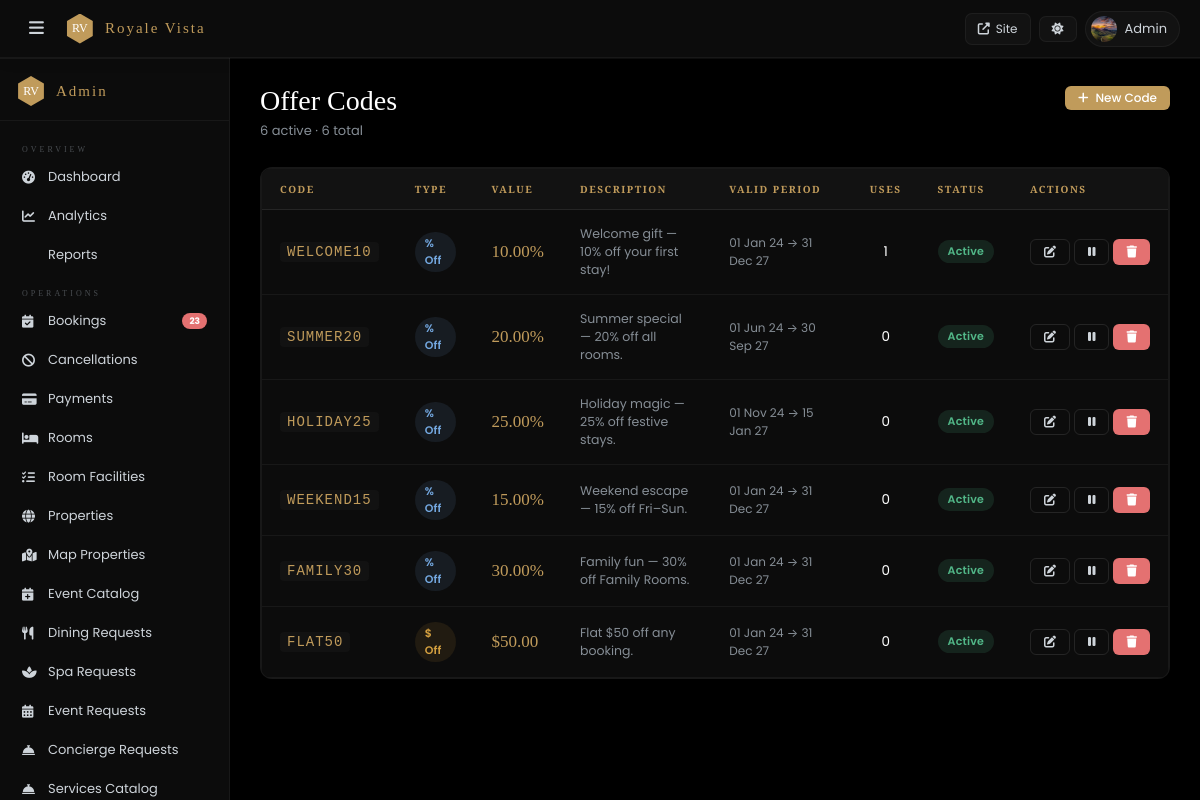
Page /admin/offers.php (signed in) on the committed database.
### tables this page shows
CREATE TABLE IF NOT EXISTS `offers` (
  `id` int NOT NULL AUTO_INCREMENT,
  `code` varchar(50) NOT NULL,
  `type` enum('percent','fixed') DEFAULT 'percent',
  `value` decimal(10,2) NOT NULL,
  `description` text,
  `valid_from` date DEFAULT NULL,
  `valid_to` date DEFAULT NULL,
  `is_active` tinyint(1) DEFAULT '1',
  `uses_max` int DEFAULT NULL,
  `uses_count` int DEFAULT '0',
  `created_at` timestamp NULL DEFAULT CURRENT_TIMESTAMP,
  PRIMARY KEY (`id`),
  UNIQUE KEY `code` (`code`)
);

### admin/offers.php (the view, shortened to what this page needs)
<?php
require_once dirname(__DIR__).'/includes/config.php';
require_once dirname(__DIR__).'/includes/db.php';
require_once __DIR__.'/_helper.php';
$offers=$pdo->query("SELECT * FROM offers ORDER BY created_at DESC")->fetchAll();
$act=(int)$pdo->query("SELECT COUNT(*) FROM offers WHERE is_active=1")->fetchColumn();
ob_start();?>
<div class="adm-ph"><div><h1>Offer Codes</h1><p class="sub"><?=$act?> active · <?=count($offers)?> total</p></div>
  <button class="btn btn-gold btn-sm" onclick="showOffer()"><i class="fas fa-plus"></i> New Code</button></div>
<div class="ac"><div class="tw"><table>
  <thead><tr><th>Code</th><th>Type</th><th>Value</th><th>Description</th><th>Valid Period</th><th>Uses</th><th>Status</th><th>Actions</th></tr></thead>
  <tbody>
    <?php foreach($offers as $o):$exp=$o['valid_to']&&strtotime($o['valid_to'])<time();?>
    <tr>
      <td><code style="font-size:14px;letter-spacing:1px"><?=htmlspecialchars($o['code'])?></code></td>
      <td><span class="badge <?=$o['type']==='percent'?'bb':'ba'?>"><?=$o['type']==='percent'?'% Off':'$ Off'?></span></td>
      <td style="font-family:var(--serif);font-size:17px;color:var(--gold)"><?=$o['type']==='percent'?$o['value'].'%':'$'.$o['value']?></td>
      <td style="font-size:12.5px;max-width:200px;color:var(--mu)"><?=htmlspecialchars($o['description']??'')?></td>
      <td style="font-size:12px;color:var(--mu)"><?=$o['valid_from']?date('d M y',strtotime($o['valid_from'])):'—'?> → <?=$o['valid_to']?date('d M y',strtotime($o['valid_to'])):'Forever'?></td>
      <td style="text-align:center"><?=$o['uses_count']??0?><?=$o['uses_max']?'/'.$o['uses_max']:''?></td>
      <td><span class="badge <?=$o['is_active']&&!$exp?'bg':($exp?'br':'ba')?>"><?=$o['is_active']&&!$exp?'Active':($exp?'Expired':'Inactive')?></span></td>
      <td><div style="display:flex;gap:4px">
        <button class="btn btn-ghost btn-sm" onclick='showOffer(<?=json_encode($o)?>)'><i class="fas fa-edit"></i></button>
        <a href="?tog=<?=$o['id']?>" class="btn btn-ghost btn-sm" title="Toggle"><i class="fas fa-<?=$o['is_active']?'pause':'play'?>"></i></a>
        <a href="?del=<?=$o['id']?>" class="btn btn-danger btn-sm" onclick="return confirm('Delete?')"><i class="fas fa-trash"></i></a>
      </div></td>
    </tr>
    <?php endforeach;?>
  </tbody>
</table></div></div>

### admin/css/admin.css (style rules this page uses)
:root { --serif: 'Playfair Display', Georgia, serif; --cinzel: 'Cinzel', serif; --sans: 'Poppins', -apple-system, sans-serif; --gold: #c09b5b; --gold2: #a07a3a; --golddim: rgba(192,155,91,.1); --r: 6px; --rlg: 12px; --ease: cubic-bezier(.4,0,.2,1); --t: .2s; --radius: 6px; --radius-lg: 12px; --gold-dim: rgba(192,155,91,.1); --gold-dk: #a07a3a; }
[data-theme="dark"] { --bg:#000000; --card:#0c0c0c; --card2:#121212; --inp:rgba(255,255,255,0.04); --tx:#ffffff; --tx2:#ced4da; --mu:#868e96; --br:rgba(255,255,255,0.1); --br2:rgba(255,255,255,0.05); --sh:0 12px 48px rgba(0,0,0,0.8); --sh2:0 4px 16px rgba(0,0,0,0.5); --gr:#52b788; --grbg:rgba(82,183,136,0.14); --rd:#e47171; --rdbg:rgba(228,113,113,0.1); --bl:#74a8e0; --blbg:rgba(116,168,224,0.1); --am:#d4a040; --ambg:rgba(212,160,64,0.1); --text:#f2ece2; --text2:#d0c6ba; --muted:#8c8278; --border:rgba(192,155,91,.25); --bdr2:rgba(192,155,91,.12); --green:#52b788; --green-bg:rgba(82,183,136,.14); --red:#e07070; --red-bg:rgba(224,112,112,.1); --blue:#74a8e0; --blue-bg:rgba(116,168,224,.1); --amber:#d4a040; --amber-bg:rgba(212,160,64,.1); }
*,*::before,*::after { box-sizing:border-box;margin:0;padding:0 }
html { scroll-behavior:smooth }
body { font-family:var(--sans);font-size:14px;background:var(--bg);color:var(--tx);-webkit-font-smoothing:antialiased }
a { color:var(--gold);text-decoration:none }
.adm-ph { display:flex;align-items:flex-start;justify-content:space-between;margin-bottom:26px;flex-wrap:wrap;gap:12px }
.adm-ph h1 { font-family:var(--serif);font-size:28px;font-weight:400;line-height:1.1 }
.adm-ph .sub { font-size:13px;color:var(--mu);margin-top:4px }
.ac { background:var(--card);border:1px solid var(--br2);border-radius:var(--rlg);overflow:hidden }
.tw { overflow-x:auto; border-radius:var(--r); border:1px solid var(--br2); }
table { width:100%;border-collapse:collapse }
thead th { padding:13px 18px;text-align:left;font-family:var(--cinzel);font-size:10px;letter-spacing:1.5px;text-transform:uppercase;color:var(--gold);background:var(--card2);border-bottom:1px solid var(--br);font-weight:600;white-space:nowrap }
tbody td { padding:15px 18px;font-size:13.5px;border-bottom:1px solid var(--br2);color:var(--tx);vertical-align:middle;transition:background var(--t) }
tbody tr:last-child td { border-bottom:none }
.btn { display:inline-flex;align-items:center;justify-content:center;gap:7px;padding:10px 22px;border-radius:var(--r);font-family:var(--sans);font-size:13px;font-weight:500;cursor:pointer;border:none;transition:all var(--t);text-decoration:none;white-space:nowrap;line-height:1 }
.btn-gold { background:var(--gold);color:#fff }
.btn-ghost { border:1px solid var(--br);color:var(--tx2);background:transparent }
.btn-danger { background:var(--rd);color:#fff }
.btn-sm { padding:6px 13px;font-size:12px }
.badge { display:inline-block;padding:3px 10px;border-radius:20px;font-size:11px;font-weight:600;letter-spacing:.2px }
.bg,.badge-green { background:var(--grbg);color:var(--gr) }
.bb,.badge-blue { background:var(--blbg);color:var(--bl) }
.ba,.badge-amber { background:var(--ambg);color:var(--am) }
code { font-size:12px;background:var(--card2);padding:2px 7px;border-radius:4px;color:var(--gold);font-family:'Courier New',monospace;letter-spacing:.5px }
body { padding-top: 0 !important; }

### rows in the picture
offers: code "WELCOME10", type "% Off", value "10.00", description "Welcome gift — 10% off your first stay!", valid_from "01 Jan 24", valid_to "31 Dec 27", uses_count "1", is_active "Active"
offers: code "SUMMER20", type "% Off", value "20.00", description "Summer special — 20% off all rooms.", valid_from "01 Jun 24", valid_to "30 Sep 27", uses_count "0", is_active "Active"
offers: code "HOLIDAY25", type "% Off", value "25.00", description "Holiday magic — 25% off festive stays.", valid_from "01 Nov 24", valid_to "15 Jan 27", uses_count "0", is_active "Active"
offers: code "WEEKEND15", type "% Off", value "15.00", description "Weekend escape — 15% off Fri–Sun.", valid_from "01 Jan 24", valid_to "31 Dec 27", uses_count "0", is_active "Active"
offers: code "FAMILY30", type "% Off", value "30.00", description "Family fun — 30% off Family Rooms.", valid_from "01 Jan 24", valid_to "31 Dec 27", uses_count "0", is_active "Active"
offers: code "FLAT50", type "$ Off", value "50.00", description "Flat $50 off any booking.", valid_from "01 Jan 24", valid_to "31 Dec 27", uses_count "0", is_active "Active"

### other values in the picture
$user "Admin"
$pending "23"
$act "6"
count($offers) "6"
